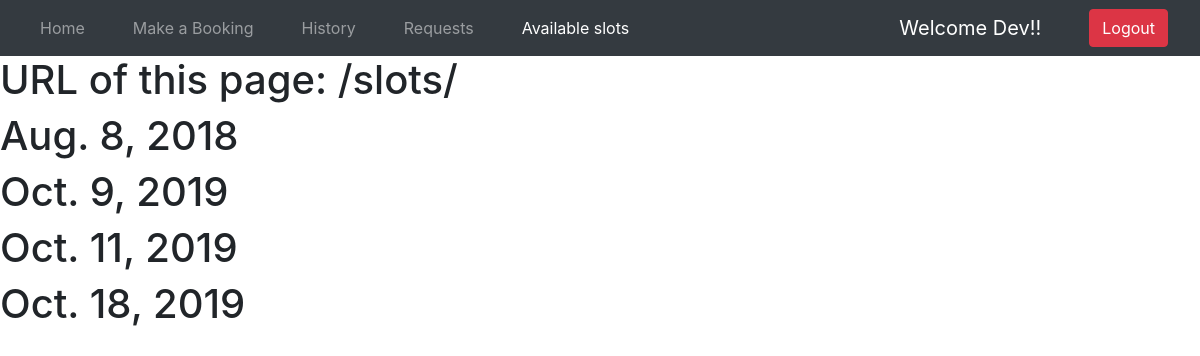
/slots/ (signed in), run on an earlier commit of the app's database.
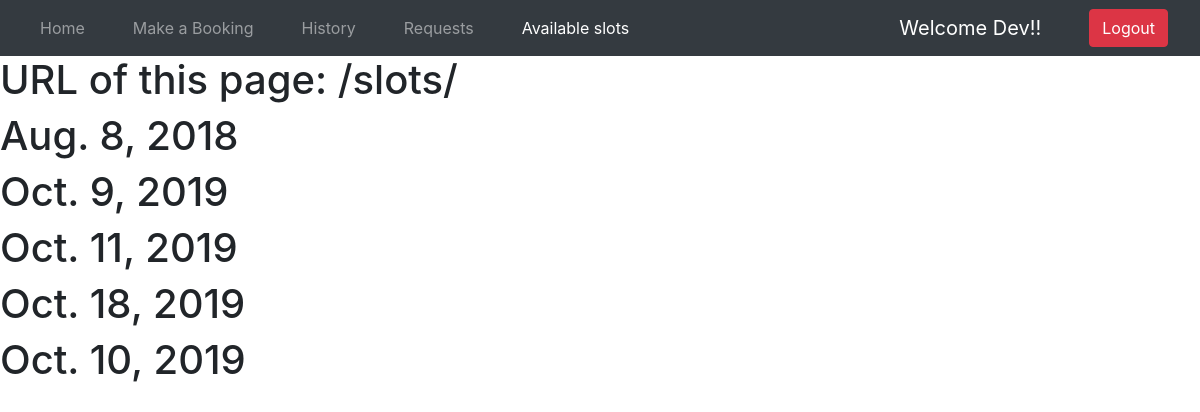
And on a later commit of the database.
### login/models.py (models this page shows, shortened)
class Booking(models.Model):
    HOUR_CHOICES = [(dt.time(hour=x), '{:02d}:00'.format(x)) for x in range(8, 18)]
    audi_choices = [
        ('Auditorium','Auditorium'),
        ('Place2','Place2'),
        ('Place3','Place3')
    ]
    default_choice = [
        ('Auditorium','Auditorium')
    ]
    status_choice = [
        ('Pending','Pending'),
        ('Accepted','Accepted'),
        ('Rejected','Rejected')
    ]
    default_status_choice = [
        ('Pending','Pending')
    ]
    name = models.CharField(max_length=100)
    email = models.EmailField()
    place = models.CharField(max_length=100, choices = audi_choices,default=default_status_choice)
    date = models.DateField()
    start_time = models.TimeField(choices= HOUR_CHOICES)
    end_time = models.TimeField(choices= HOUR_CHOICES)
    status = models.CharField(max_length = 100,choices = status_choice,default = status_choice[0][0])
    userid=models.IntegerField(blank=True, null=True)

### login/views.py (the view)
# urls.py: path("slots/", views.slots, name="slots"),
@login_required
def slots(request):
    x = Booking.objects.filter()
    k={
        'pro':range(8,18),
        'book': x
    }
    return render(request, 'login/slots.html',k)

### templates/login/Slots.html (shortened to what this page needs)
{% extends "login/extended.html" %}
    {% block body %}
    {% for i in book %}
    {% if i.date == '2019-10-11' %}
    <h1>{{ i.date }}</h1>
    {% else %}
    <h1>{{ i.date}}</h1>
    {% endif %}
    {% endfor %}
    {% endblock body %}

What changed in the data, as far as the page shows it:
added Booking: date "Oct. 10, 2019"
